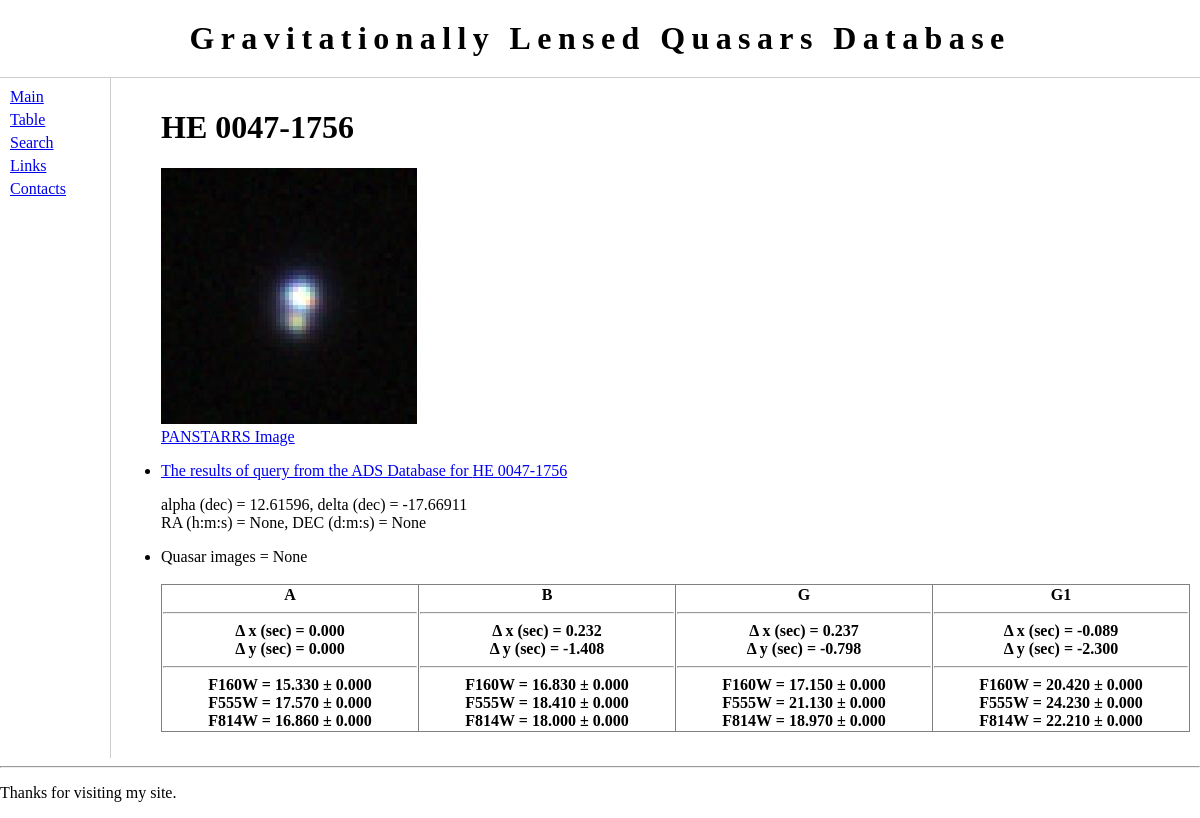
Page /lenses/1/ on the committed database.
### lenses/models.py (models this page shows, shortened)
class GLObject(models.Model):
    gl_name = models.CharField(max_length=30)
    gl_alpha = models.DecimalField(max_digits=8, decimal_places=5, default=0.0)
    gl_delta = models.DecimalField(max_digits=8, decimal_places=5, default=0.0)
    l_redshift = models.DecimalField(max_digits=5, decimal_places=3, default=0.0)
    q_redshift = models.DecimalField(max_digits=5, decimal_places=3, default=0.0)
    ang_sep = models.DecimalField(max_digits=5, decimal_places=3, default=0.0)
    time_delay = models.DecimalField(max_digits=5, decimal_places=1, default=0.0)
    gl_url = models.URLField(max_length=200, blank=True)
    gl_image = models.ImageField(blank=True)
    def c_count(self):
        pass
    def gl_ra(self):
        pass
    def gl_dec(self):
        pass
    class Meta:
        ordering = ["gl_alpha"]

class GLComponent(models.Model):
    c_name = models.CharField(max_length=3, default="A")
    c_alpha = models.DecimalField(max_digits=5, decimal_places=3, default=0.0)
    c_alpha_err = models.DecimalField(max_digits=4, decimal_places=3, default=0.0)
    c_delta = models.DecimalField(max_digits=5, decimal_places=3, default=0.0)
    c_delta_err = models.DecimalField(max_digits=4, decimal_places=3, default=0.0)
    is_quasar = models.BooleanField(default=True)
    globject = models.ForeignKey(GLObject, on_delete=models.CASCADE, null=True)

class Magnitude(models.Model):
    m_band = models.CharField(max_length=10, default="r")
    m_value = models.DecimalField(max_digits=5, decimal_places=3, default=0.0)
    m_value_err = models.DecimalField(max_digits=4, decimal_places=3, default=0.0)
    m_date = models.DateField('observation date', blank=True, null=True)
    glcomponent = models.ForeignKey(GLComponent, on_delete=models.CASCADE, null=True)

### lenses/views.py (the view)
# urls.py: url(r'^(?P<globject_id>[0-9]+)/$', views.detail, name='detail'),
def detail(request, globject_id):
    globject = get_object_or_404(GLObject, pk=globject_id)
    return render(request, 'lenses/detail.html', {'globject': globject})

### lenses/templates/lenses/detail.html (shortened to what this page needs)
{% extends "lenses/base.html" %}
{% block content %}
<ul>
<p>
<h1>{{ globject.gl_name }}</h1>
{% if globject.gl_image %}
<img src="{{globject.gl_image.url}}">
<br>
<a target="_blank" href = "http://ps1images.stsci.edu/cgi-bin/ps1cutouts?pos={{globject.gl_alpha}} {{globject.gl_delta}}">
PANSTARRS Image</a>
{% else %}
No Image Yet.
{% endif %}
</p>
<p>
<li><a href = "http://adsabs.harvard.edu/cgi-bin/nph-abs_connect?db_key=AST&db_key=PRE&qform=AST&arxiv_sel=astro-ph&arxiv_sel=cond-mat&arxiv_sel=cs&arxiv_sel=gr-qc&arxiv_sel=hep-ex&arxiv_sel=hep-lat&arxiv_sel=hep-ph&arxiv_sel=hep-th&arxiv_sel=math&arxiv_sel=math-ph&arxiv_sel=nlin&arxiv_sel=nucl-ex&arxiv_sel=nucl-th&arxiv_sel=physics&arxiv_sel=quant-ph&arxiv_sel=q-bio&sim_query=YES&ned_query=YES&adsobj_query=YES&aut_logic=OR&obj_logic=AND&author=&object={{globject.gl_name}}&start_mon=&start_year=&end_mon=&end_year=&ttl_logic=OR&title=&txt_logic=OR&text=&nr_to_return=200&start_nr=1&jou_pick=ALL&ref_stems=&data_and=ALL&group_and=ALL&start_entry_day=&start_entry_mon=&start_entry_year=&end_entry_day=&end_entry_mon=&end_entry_year=&min_score=&sort=SCORE&data_type=SHORT&aut_syn=YES&ttl_syn=YES&txt_syn=YES&aut_wt=1.0&obj_wt=1.0&ttl_wt=0.3&txt_wt=3.0&aut_wgt=YES&obj_wgt=YES&ttl_wgt=YES&txt_wgt=YES&ttl_sco=YES&txt_sco=YES&version=1"> The results of query from the ADS Database for {{globject.gl_name}}
</a></li>
<p>
alpha (dec) = {{globject.gl_alpha}}, delta (dec) = {{globject.gl_delta}}
<br>
RA (h:m:s) = {{globject.gl_ra}}, DEC (d:m:s) = {{globject.gl_dec}}
</p>
<li>Quasar images =  {{globject.c_count }}</li>
<br>
<table border="1">
{% for component in globject.glcomponent_set.all %}
    <th>
    <b>{{ component.c_name }}</b>
    <hr>
    &Delta; x (sec) = {{ component.c_alpha }}
    <br>
    &Delta; y (sec) = {{component.c_delta}}
    <hr>
    {% for magnitude in component.magnitude_set.all %}
    	{{magnitude.m_band}} = {{magnitude.m_value}} &plusmn; {{magnitude.m_value_err}}
    <br>
    {% endfor %}
    </th>
{% endfor %}
</table>
</ul>
{% endblock %}

### lenses/static/lenses/main.css (style rules this page uses)
body { margin: 0px; padding: 0px; }
#main table { width: 100%; border-collapse: collapse; }

### rows in the picture
GLObject: gl_name "HE 0047-1756", gl_image (picture), gl_alpha "12.61596", gl_delta "-17.66911", gl_ra "None", gl_dec "None", c_count "None"
GLComponent: c_name "A", c_alpha "0.000", c_delta "0.000"
Magnitude: m_band "F160W", m_value "15.330", m_value_err "0.000"
Magnitude: m_band "F555W", m_value "17.570", m_value_err "0.000"
Magnitude: m_band "F814W", m_value "16.860", m_value_err "0.000"
GLComponent: c_name "B", c_alpha "0.232", c_delta "-1.408"
Magnitude: m_band "F160W", m_value "16.830", m_value_err "0.000"
Magnitude: m_band "F555W", m_value "18.410", m_value_err "0.000"
Magnitude: m_band "F814W", m_value "18.000", m_value_err "0.000"
GLComponent: c_name "G", c_alpha "0.237", c_delta "-0.798"
Magnitude: m_band "F160W", m_value "17.150", m_value_err "0.000"
Magnitude: m_band "F555W", m_value "21.130", m_value_err "0.000"
Magnitude: m_band "F814W", m_value "18.970", m_value_err "0.000"
GLComponent: c_name "G1", c_alpha "-0.089", c_delta "-2.300"
Magnitude: m_band "F160W", m_value "20.420", m_value_err "0.000"
Magnitude: m_band "F555W", m_value "24.230", m_value_err "0.000"
Magnitude: m_band "F814W", m_value "22.210", m_value_err "0.000"
